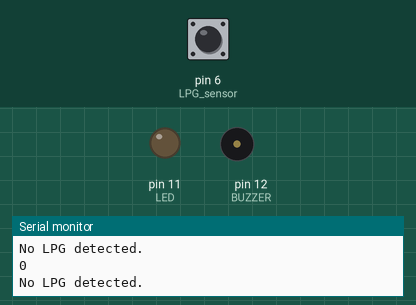
Bench run of a sketch on a simulated Arduino Uno, built with avr-gcc and run on an emulated ATmega328P. Parts: output pins drawn as LEDs (lit = HIGH), buzzer (waves = sounding, pin HIGH), the last lines printed to the serial monitor. Dashed ring = blinking. Inputs (shaded band) come from the test bench; at power-on: pin 6 (LPG_sensor) LOW.

Above: at 1.2 s.
1.3 s: pin 6 (LPG_sensor) driven HIGH
At 2.3 s:
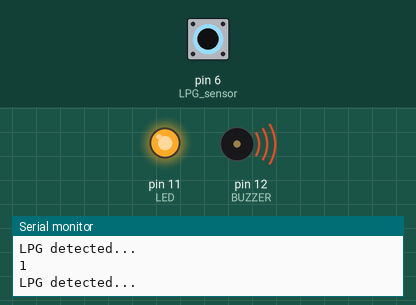
2.8 s: pin 6 (LPG_sensor) driven LOW
At 3.4 s:
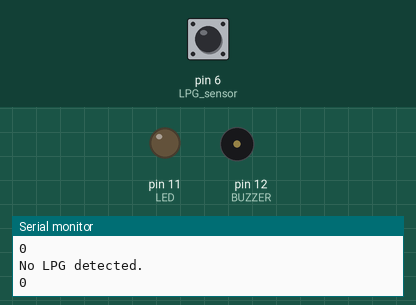
4.3 s: pin 6 (LPG_sensor) pulsed HIGH 5 times (0.12 s each, 0.3 s apart)
At 4.39 s:
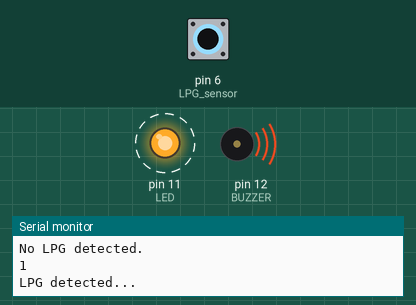
8.8 s: pin 6 (LPG_sensor) pulsed HIGH 2 times (0.12 s each, 0.3 s apart)
At 10.3 s:
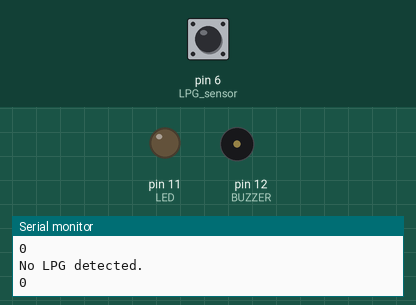
Timing chart, 0 to 11.8 s (numbered marks = the images above; inputs shaded):
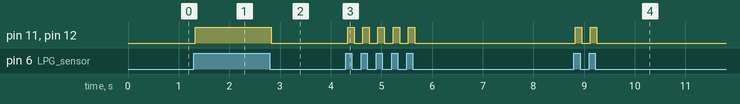

The sketch:

lpg_gas_indicator.ino
```cpp
       int LED =11;
       int BUZZER = 12;
       int LPG_sensor = 6;// MQ-6 SENSOR
       int LPG_detected;
       void setup()
       {
         Serial.begin(9600);
         pinMode(LED, OUTPUT);
         pinMode(BUZZER, OUTPUT);
         pinMode(LPG_sensor, INPUT);
       }
       void loop()
       {
          LPG_detected = digitalRead(LPG_sensor);
          Serial.println(LPG_detected);
         if (LPG_detected == 1)
         {
           Serial.println("LPG detected...");
           digitalWrite(LED, HIGH);
           digitalWrite(BUZZER, HIGH);
         }
         else
         {
           Serial.println("No LPG detected.");
           digitalWrite(LED, LOW);
           digitalWrite(BUZZER, LOW);
         }
       }
```

Measured:
- after the input at 1.3 s, pin 11 (LED), pin 12 (BUZZER): LOW → HIGH at once
- after the input at 2.8 s, pin 11 (LED), pin 12 (BUZZER): HIGH → LOW at once
- after the input at 4.3 s, pin 11 (LED), pin 12 (BUZZER): alternates HIGH for 0.13 s and LOW for 0.17 s, 10 changes in all, then stays LOW, starting at once
- after the input at 8.8 s, pin 11 (LED), pin 12 (BUZZER): alternates HIGH for 0.13 s and LOW for 0.17 s, 4 changes in all, then stays LOW, starting at once
